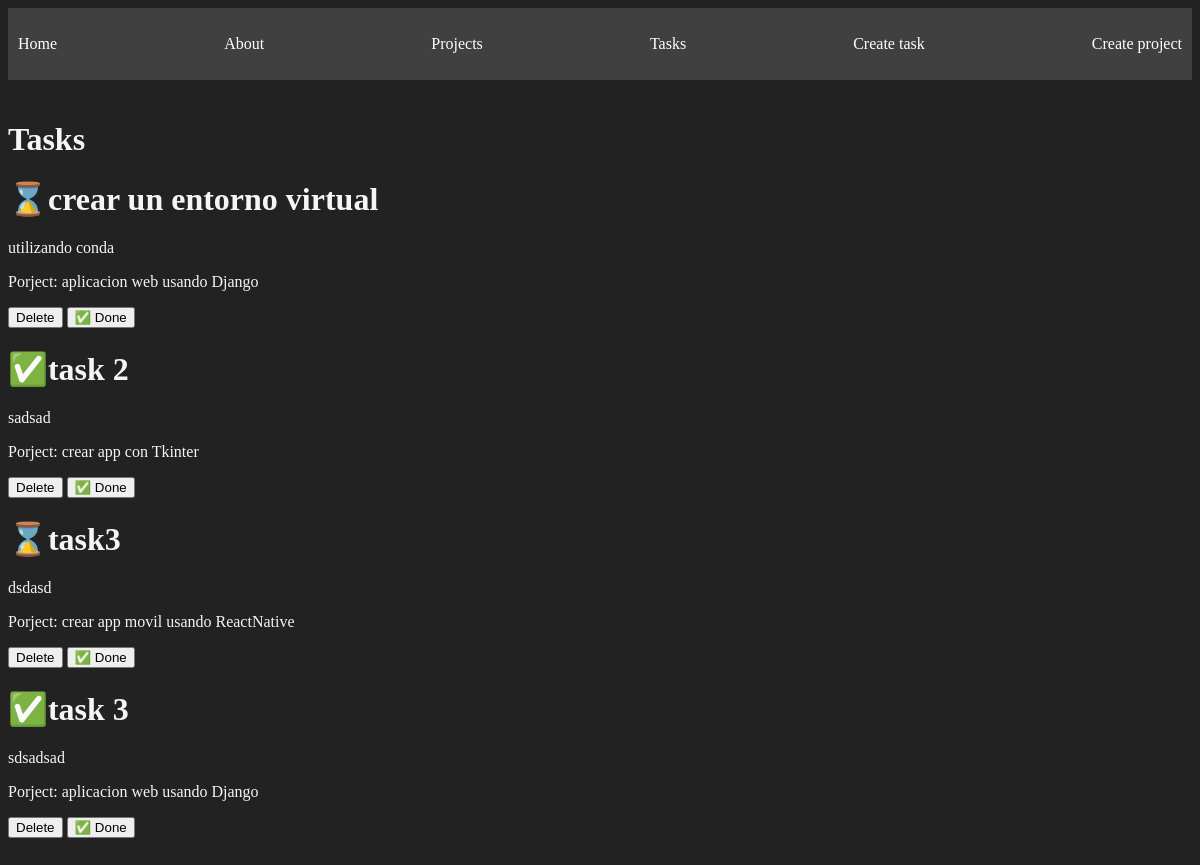
/tasks/, run on an earlier commit of the app's database.
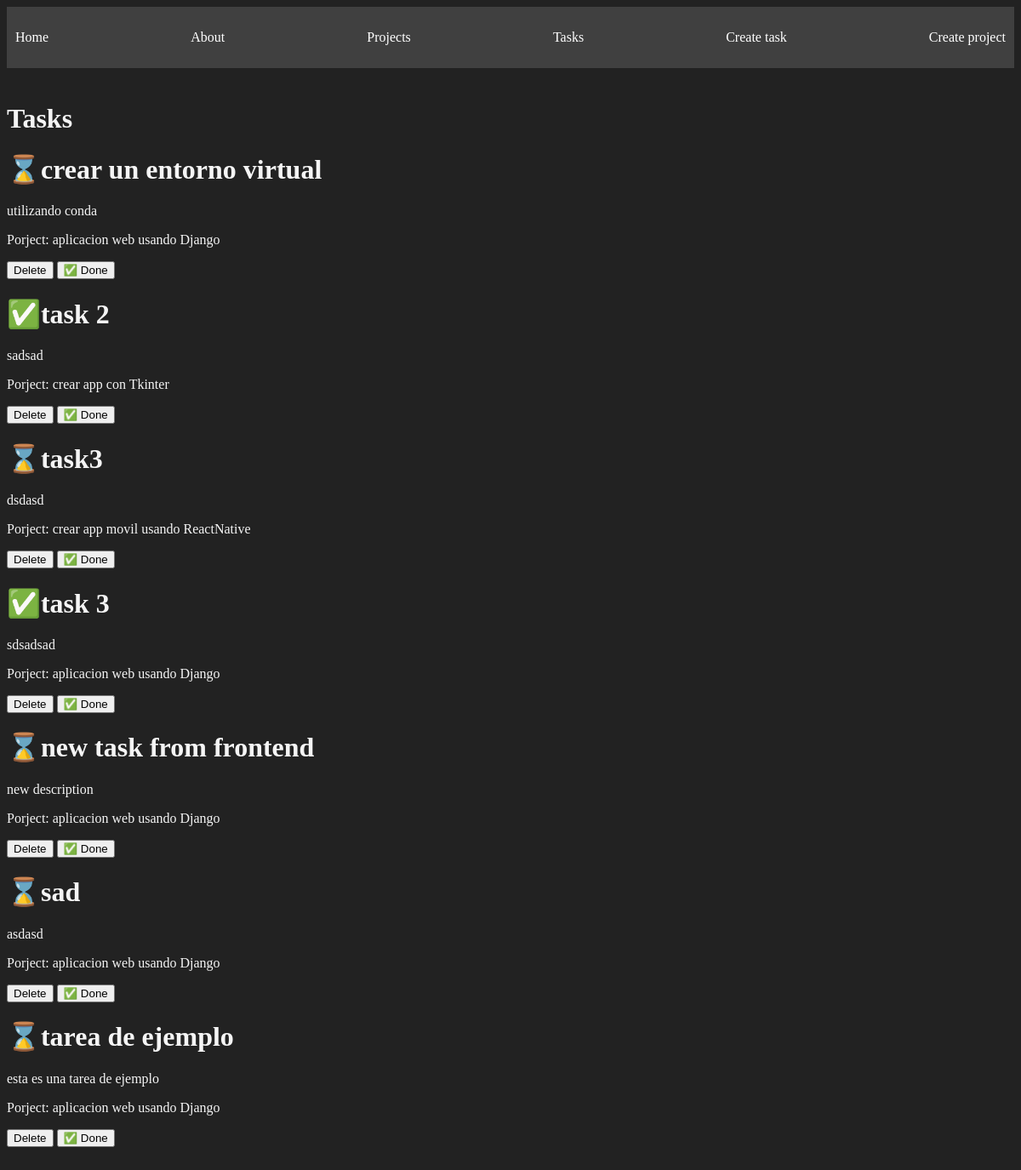
And on a later commit of the database.
### myapp/models.py (models this page shows, shortened)
class Task(models.Model):
  title = models.CharField(max_length=200)
  description = models.TextField()
  project = models.ForeignKey(Project, on_delete=models.CASCADE)
  done = models.BooleanField(default=False)

class Project(models.Model):
  name = models.CharField(max_length=200)

### myapp/views.py (the view)
# urls.py: path('tasks/', views.tasks, name='tasks'),
def tasks(request):
    tasks = Task.objects.all()
    return render(request, 'tasks/tasks.html', {'tasks': tasks})

### myapp/templates/tasks/tasks.html
{% extends 'layouts/base.html' %}
{% block content %}
<h1>Tasks</h1>
{% for task in tasks %}
<div class="">
  <h1>{% if task.done == False %}⌛{% else %}✅{% endif %}{{ task.title }}</h1>
  <p>{{ task.description }}</p>
  <p>Porject: {{ task.project.name }}</p>
  <button>Delete</button>
  <button>✅ Done</button>
</div>
{% endfor %}
{% endblock %}

What changed in the data, as far as the page shows it:
added Task: title "new task from frontend", description "new description", project.name "aplicacion web usando Django"
added Task: title "sad", description "asdasd", project.name "aplicacion web usando Django"
added Task: title "tarea de ejemplo", description "esta es una tarea de ejemplo", project.name "aplicacion web usando Django"
